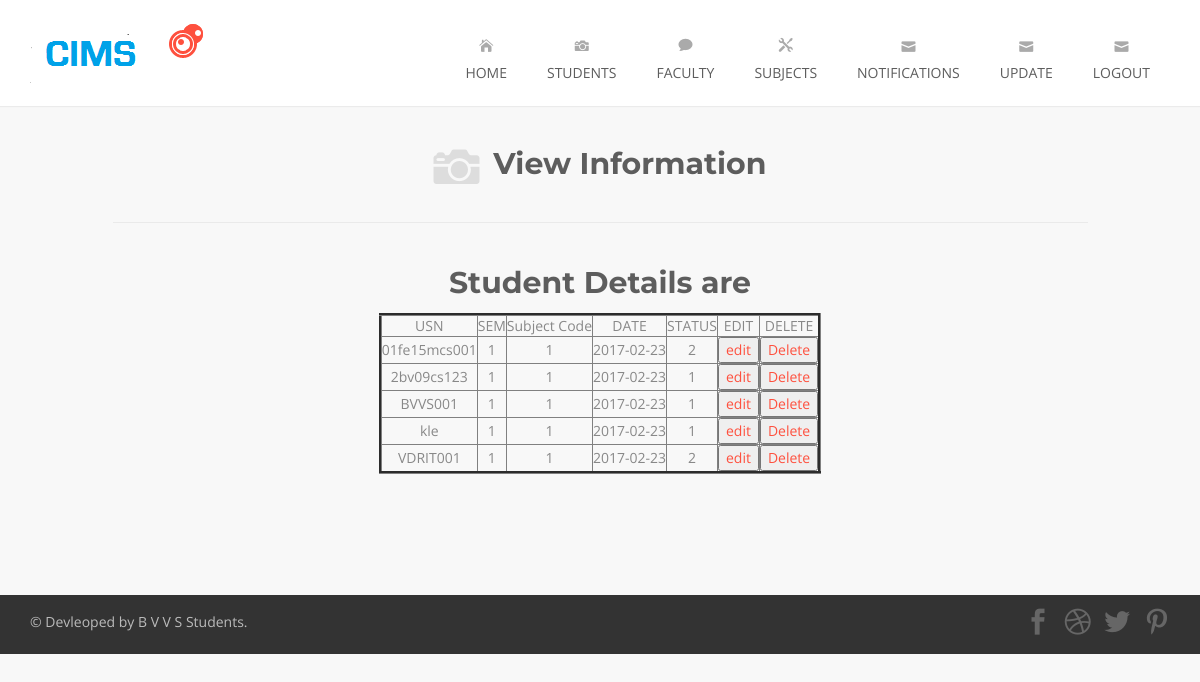
/viewattendance.php, run on the app's committed database.
### tables this page shows
CREATE TABLE IF NOT EXISTS `attendance` (
  `usn` varchar(25) NOT NULL,
  `sem` int(11) NOT NULL,
  `scode` varchar(25) NOT NULL,
  `date` date NOT NULL,
  `status` int(10) NOT NULL DEFAULT '0',
  UNIQUE KEY `usn` (`usn`,`date`),
  UNIQUE KEY `indexatt` (`usn`,`date`),
  KEY `scode` (`scode`)
);

### viewattendance.php (the view, shortened to what this page needs)
	<!DOCTYPE html>
<html lang="en">
             		<body>
						<?php
if (isset($_SESSION['users']['username']) )
{
include 'facultyheader.php';
}
else
{
include 'header.php';
}
?>
						<div class="page-title-container">
            <div class="container">
                <div class="row">
                  <div class="col-sm-10 col-sm-offset-1 page-title wow fadeIn">
                        <span aria-hidden="true" class="icon_camera"></span>
                      <h1>View Information</h1>
                    </div>
                </div>
            </div>
        </div>
						<div class="portfolio-container">
	        <div class="container">
 <h1 align="center">Student Details are</h1>
						<table align="center" border="3">
						<tr>
						<td>USN</td>
						<td>SEM</td>
						<td>Subject Code</td>
						<td>DATE</td>
						 <td>STATUS</td>
						<td>EDIT</td>
						<td>DELETE</td>
						</tr>
						<?php
					$q2="select * from attendance";
		   			 $r2 = mysql_query($q2);
					while($rs=mysql_fetch_array($r2)){
						echo "<tr>";
					    echo "<td>".$rs[0]."</td>";
						echo "<td>".$rs[1]."</td>";
						echo "<td>".$rs[2]."</td>";
						echo "<td>".$rs[3]."</td>";
						echo "<td>".$rs[4]."</td>";
						echo "<td><a href='editattendance.php?usn=$rs[0]&sem=$rs[1]&scode=$rs[2]&date=$rs[3]'><input type=button value=edit></a></td>";
						echo "<td><a href='deleteattendance.php?usn=$rs[0]&sem=$rs[1]&scode=$rs[2]&date=$rs[3]'><input type=button value=Delete></a></td>";
						echo "</tr>";
					}
				    ?>
						</table>
						</div>
</div>
<?php
include 'footer.php';
						?>
    </body>
</html>

### assets/css/style.css (style rules this page uses)
body { background: #f8f8f8; text-align: center; font-family: 'Open Sans', sans-serif; color: #888; font-size: 14px; font-weight: 400; }
a { color: #fe503e; text-decoration: none; -o-transition: all .3s; -moz-transition: all .3s; -webkit-transition: all .3s; -ms-transition: all .3s; transition: all .3s; }
h1 { font-family: 'Montserrat', sans-serif; font-size: 30px; color: #5d5d5d; line-height: 40px; font-weight: bold; }
.page-title-container { margin: 0 auto; padding: 35px 0 0 0; }
.page-title { padding-bottom: 35px; border-bottom: 1px solid #eaeaea; }
.page-title-container h1 { display: inline; margin-left: 10px; text-shadow: 0 1px 0 rgba(255, 255, 255, .7); vertical-align: middle; }
.page-title-container span { font-size: 46px; color: #ddd; vertical-align: middle; }
.portfolio-container { margin-top: 20px; padding-bottom: 50px; }

### data on the page
attendance: usn "01fe15mcs001", sem "1", scode "1", date "2017-02-23", status "2"
attendance: usn "2bv09cs123", sem "1", scode "1", date "2017-02-23", status "1"
attendance: usn "BVVS001", sem "1", scode "1", date "2017-02-23", status "1"
attendance: usn "kle", sem "1", scode "1", date "2017-02-23", status "1"
attendance: usn "VDRIT001", sem "1", scode "1", date "2017-02-23", status "2"
